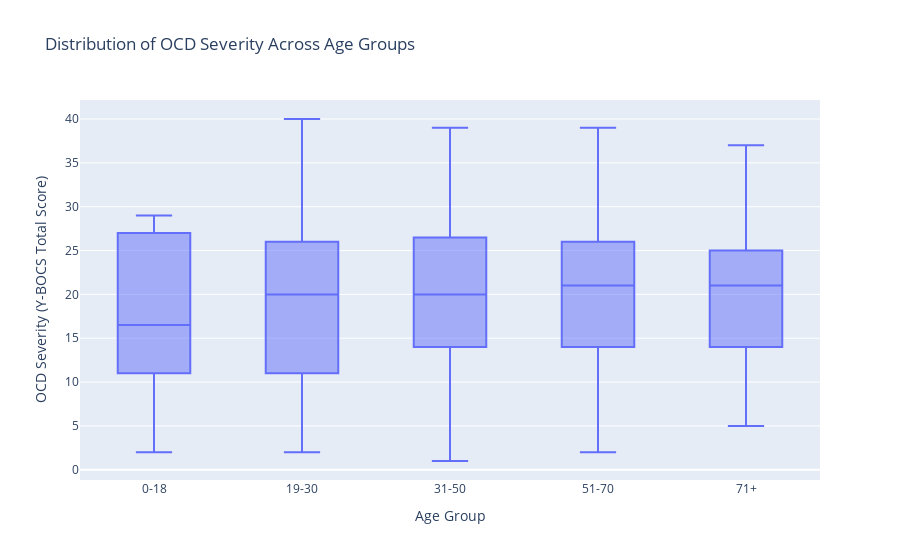

Source (notebook cell):
### Markdown cell above
1. What is the distribution of OCD severity (Total_Score) across different age groups?  
This question helps to determine if certain age groups tend to experience more severe OCD symptoms. It might reveal whether younger or older people are more affected.  
The age has been split into age groups and we have tried to evaluate how our dataset is represented across the various age bins.

### Code cell
# Box plot to show distribution
fig = px.box(filtered_df, x='Age Group', y='Total_Score', title='Distribution of OCD Severity Across Age Groups',
             labels={'Age Group': 'Age Group', 'Total_Score': 'OCD Severity (Y-BOCS Total Score)'},
             category_orders={'Age Group': ['0-18', '19-30', '31-50', '51-70', '71+']})  # Ensure proper order

fig.show()

### Figure 1 — Plotly figure (JSON) as saved in the notebook; plotly's stock layout.template omitted (floating-point values rounded to 4 significant figures; data arrays with more than 128 entries replaced by an {"elided": "..."} marker saying what was removed)
{"data": [{"alignmentgroup": "True", "hovertemplate": "Age Group=%{x}<br>OCD Severity (Y-BOCS Total Score)=%{y}<extra></extra>", "legendgroup": "", "marker": {"color": "#636efa"}, "name": "", "notched": false, "offsetgroup": "", "orientation": "v", "showlegend": false, "type": "box", "x": {"elided": "419 str values"}, "x0": " ", "xaxis": "x", "y": {"elided": "419 int values"}, "y0": " ", "yaxis": "y"}], "layout": {"boxmode": "group", "legend": {"tracegroupgap": 0}, "title": {"text": "Distribution of OCD Severity Across Age Groups"}, "xaxis": {"anchor": "y", "categoryarray": ["0-18", "19-30", "31-50", "51-70", "71+"], "categoryorder": "array", "domain": [0, 1], "title": {"text": "Age Group"}}, "yaxis": {"anchor": "x", "domain": [0, 1], "title": {"text": "OCD Severity (Y-BOCS Total Score)"}}}}
